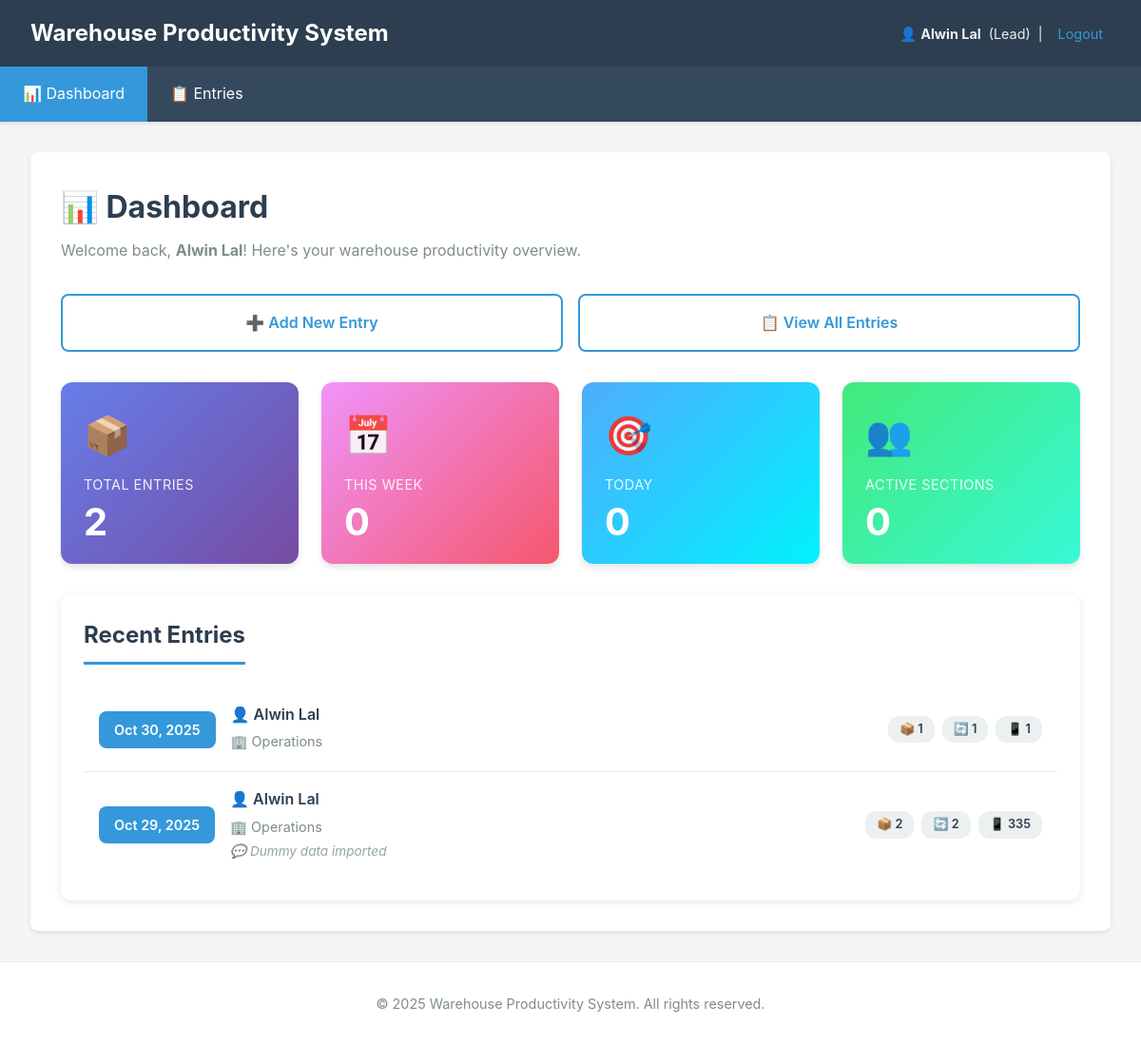
The app's page / (signed in) with its own data.
### productivity/models.py (models this page shows, shortened)
class User(AbstractUser):
    ROLE_CHOICES = [
        ('admin','Admin'),
        ('manager','Manager'),
        ('lead','Lead'),
        ('employee','Employee'),
    ]
    role = models.CharField(max_length=20, choices=ROLE_CHOICES, default='employee')
    sections = models.ManyToManyField('Section', blank=True, related_name='employees')

class ProductivityEntry(models.Model):
    lead = models.ForeignKey(User, limit_choices_to={'role':'employee'}, on_delete=models.CASCADE, related_name='entries')
    section = models.ForeignKey(Section, on_delete=models.PROTECT, related_name='entries')
    date = models.DateField()
    remarks = models.TextField(blank=True)
    created_at = models.DateTimeField(auto_now_add=True)
    bundle_opening = models.IntegerField(default=0)
    sorting = models.IntegerField(default=0)
    loading = models.IntegerField(default=0)
    sticker = models.PositiveIntegerField(default=0)
    scanning = models.PositiveIntegerField(default=0)
    put_away = models.PositiveIntegerField(default=0)
    picking = models.PositiveIntegerField(default=0)
    class Meta:
        unique_together = ('lead','section','date')
        ordering = ['-date','-created_at']

class Section(models.Model):
    name = models.CharField(max_length=200, unique=True)
    description = models.TextField(blank=True)

### productivity/views.py (the view)
# urls.py: path('', views.dashboard, name='dashboard'),
@login_required
def dashboard(request):
    user = request.user
    if role_check(user, ['admin','manager']):
        total_entries = ProductivityEntry.objects.count()
        entries_recent = ProductivityEntry.objects.all()[:10]
        sections = Section.objects.all()
    elif role_check(user, ['lead']):
        total_entries = ProductivityEntry.objects.filter(lead=user).count()
        entries_recent = ProductivityEntry.objects.filter(lead=user)[:10]
        sections = user.sections.all()
    else:
        total_entries = ProductivityEntry.objects.filter(section__in=user.sections.all()).count()
        entries_recent = ProductivityEntry.objects.filter(section__in=user.sections.all())[:10]
        sections = user.sections.all()
    return render(request, 'productivity/dashboard.html', {
        'total_entries': total_entries,
        'entries_recent': entries_recent,
        'sections': sections,
    })

### productivity/views.py (called while the page is built)
def role_check(user, roles):
    return user.is_authenticated and (user.role in roles or user.is_superuser)

### templates/productivity/dashboard.html (shortened to what this page needs)
{% extends 'productivity/base.html' %}
{% block content %}
<div class="dashboard-header">
    <h2>📊 Dashboard</h2>
    <p>Welcome back, <strong>{{ user.username }}</strong>! Here's your warehouse productivity overview.</p>
</div>
<div class="quick-actions">
    <a href="{% url 'entry_add' %}" class="quick-action-btn">
        ➕ Add New Entry
    </a>
    <a href="{% url 'entry_list' %}" class="quick-action-btn">
        📋 View All Entries
    </a>
</div>
<div class="stats-grid">
    <div class="stat-card blue">
        <div class="stat-card-icon">📦</div>
        <div class="stat-card-label">Total Entries</div>
        <div class="stat-card-value">{{ total_entries|default:0 }}</div>
    </div>
    <div class="stat-card green">
        <div class="stat-card-icon">📅</div>
        <div class="stat-card-label">This Week</div>
        <div class="stat-card-value">{{ entries_this_week|default:0 }}</div>
    </div>
    <div class="stat-card orange">
        <div class="stat-card-icon">🎯</div>
        <div class="stat-card-label">Today</div>
        <div class="stat-card-value">{{ entries_today|default:0 }}</div>
    </div>
    <div class="stat-card purple">
        <div class="stat-card-icon">👥</div>
        <div class="stat-card-label">Active Sections</div>
        <div class="stat-card-value">{{ active_sections|default:0 }}</div>
    </div>
</div>
<div class="recent-entries">
    <h3 class="section-title">Recent Entries</h3>
    {% if entries_recent %}
    <ul class="entries-list">
        {% for e in entries_recent %}
        <li class="entry-item">
            <div class="entry-date">
                {{ e.date|date:"M d, Y" }}
            </div>
            <div class="entry-details">
                <div class="entry-lead">👤 {{ e.lead.username }}</div>
                <div class="entry-section">🏢 {{ e.section.name }}</div>
                {% if e.remarks %}
                <div class="entry-remarks">💬 {{ e.remarks|truncatewords:15 }}</div>
                {% endif %}
            </div>
            <div class="entry-stats">
                {% if e.bundle_opening %}
                <span class="entry-stat-badge">📦 {{ e.bundle_opening }}</span>
                {% endif %}
                {% if e.sorting %}
                <span class="entry-stat-badge">🔄 {{ e.sorting }}</span>
                {% endif %}
                {% if e.scanning %}
                <span class="entry-stat-badge">📱 {{ e.scanning }}</span>
                {% endif %}
            </div>
        </li>
        {% endfor %}
    </ul>
    {% endif %}
</div>
{% endblock %}

### templates/productivity/base.html (shortened to what this page needs)
<!doctype html>
<html lang="en">
<head>
</head>
<body>
    <header class="header">
        <div class="header-content">
            <h1>Warehouse Productivity System</h1>
            <div class="user-info">
                {% if user.is_authenticated %}
                    <span>👤 <strong>{{ user.username }}</strong></span>
                    <span>({{ user.get_role_display }})</span>
                    <span>|</span>
                    <a href="{% url 'logout' %}">Logout</a>
                {% else %}
                    <a href="login/">Login</a> to continue
                {% endif %}
            </div>
        </div>
    </header>
    <nav class="nav">
        <ul id="navMenu">
            <li>
                <a href="{% url 'dashboard' %}"
                   {% if request.resolver_match.url_name == 'dashboard' %}class="active"{% endif %}>
                    📊 Dashboard
                </a>
            </li>
            <li>
                <a href="{% url 'entry_list' %}"
                   {% if request.resolver_match.url_name == 'entry_list' %}class="active"{% endif %}>
                    📋 Entries
                </a>
            </li>
        </ul>
    </nav>
    <div class="container">
        <main class="content">
            {% block content %}{% endblock %}
        </main>
    </div>
    <footer class="footer">
        <p>&copy; {% now "Y" %} Warehouse Productivity System. All rights reserved.</p>
    </footer>
</body>
</html>

### templates/productivity/base.html (style rules this page uses)
* { margin: 0; padding: 0; box-sizing: border-box; }
body { font-family: -apple-system, BlinkMacSystemFont, 'Segoe UI', Roboto, Oxygen, Ubuntu, Cantarell, sans-serif; line-height: 1.6; color: #333; background-color: #f5f5f5; min-height: 100vh; display: flex; flex-direction: column; }
.header { background-color: #2c3e50; color: white; padding: 1rem 2rem; box-shadow: 0 2px 4px rgba(0,0,0,0.1); }
.header-content { display: flex; justify-content: space-between; align-items: center; flex-wrap: wrap; gap: 0.5rem; }
.header h1 { font-size: 1.5rem; margin: 0; }
.user-info { font-size: 0.9rem; color: #ecf0f1; display: flex; align-items: center; gap: 0.5rem; flex-wrap: wrap; }
.user-info a { color: #3498db; text-decoration: none; transition: color 0.3s; padding: 0.25rem 0.5rem; }
.nav { background-color: #34495e; box-shadow: 0 2px 4px rgba(0,0,0,0.1); position: relative; }
.nav ul { list-style: none; display: flex; flex-wrap: wrap; margin: 0; padding: 0; }
.nav li { margin: 0; }
.nav a { display: block; padding: 1rem 1.5rem; color: white; text-decoration: none; transition: background-color 0.3s; white-space: nowrap; }
.nav a.active { background-color: #3498db; }
.container { max-width: 1400px; margin: 2rem auto; padding: 0 2rem; flex: 1; width: 100%; }
.content { background-color: white; padding: 2rem; border-radius: 8px; box-shadow: 0 2px 4px rgba(0,0,0,0.1); }
.footer { text-align: center; padding: 2rem; color: #7f8c8d; font-size: 0.9rem; background-color: white; border-top: 1px solid #e9ecef; }

### templates/productivity/dashboard.html (style rules this page uses)
.dashboard-header { margin-bottom: 2rem; }
.dashboard-header h2 { color: #2c3e50; font-size: 2rem; margin-bottom: 0.5rem; }
.dashboard-header p { color: #7f8c8d; font-size: 1rem; }
.stats-grid { display: grid; grid-template-columns: repeat(auto-fit, minmax(250px, 1fr)); gap: 1.5rem; margin-bottom: 2rem; }
.stat-card { background: linear-gradient(135deg, #667eea 0%, #764ba2 100%); color: white; padding: 1.5rem; border-radius: 12px; box-shadow: 0 4px 6px rgba(0,0,0,0.1); transition: transform 0.3s, box-shadow 0.3s; }
.stat-card.blue { background: linear-gradient(135deg, #667eea 0%, #764ba2 100%); }
.stat-card.green { background: linear-gradient(135deg, #f093fb 0%, #f5576c 100%); }
.stat-card.orange { background: linear-gradient(135deg, #4facfe 0%, #00f2fe 100%); }
.stat-card.purple { background: linear-gradient(135deg, #43e97b 0%, #38f9d7 100%); }
.stat-card-icon { font-size: 2.5rem; margin-bottom: 0.5rem; opacity: 0.9; }
.stat-card-label { font-size: 0.9rem; opacity: 0.9; margin-bottom: 0.5rem; text-transform: uppercase; letter-spacing: 0.5px; }
.stat-card-value { font-size: 2.5rem; font-weight: 700; line-height: 1; }
.section-title { font-size: 1.5rem; color: #2c3e50; margin-bottom: 1.5rem; padding-bottom: 0.5rem; border-bottom: 3px solid #3498db; display: inline-block; }
.recent-entries { background: white; border-radius: 12px; padding: 1.5rem; box-shadow: 0 2px 8px rgba(0,0,0,0.1); }
.entries-list { list-style: none; padding: 0; margin: 0; }
.entry-item { padding: 1rem; border-bottom: 1px solid #e9ecef; display: grid; grid-template-columns: auto 1fr auto; gap: 1rem; align-items: center; transition: background-color 0.2s; }
.entry-item:last-child { border-bottom: none; }
.entry-date { background: #3498db; color: white; padding: 0.5rem 1rem; border-radius: 8px; font-weight: 600; font-size: 0.9rem; text-align: center; min-width: 100px; }
.entry-details { flex: 1; }
.entry-lead { font-weight: 600; color: #2c3e50; font-size: 1rem; margin-bottom: 0.25rem; }
.entry-section { color: #7f8c8d; font-size: 0.9rem; margin-bottom: 0.25rem; }
.entry-remarks { color: #95a5a6; font-size: 0.85rem; font-style: italic; }
.entry-stats { display: flex; gap: 0.5rem; flex-wrap: wrap; }
.entry-stat-badge { background: #ecf0f1; padding: 0.25rem 0.75rem; border-radius: 12px; font-size: 0.8rem; color: #2c3e50; font-weight: 600; }
.quick-actions { display: grid; grid-template-columns: repeat(auto-fit, minmax(200px, 1fr)); gap: 1rem; margin-bottom: 2rem; }
.quick-action-btn { background: white; border: 2px solid #3498db; color: #3498db; padding: 1rem; border-radius: 8px; text-decoration: none; text-align: center; font-weight: 600; transition: all 0.3s; display: flex; align-items: center; justify-content: center; gap: 0.5rem; }

### records on screen
User: username "Alwin Lal", role "Lead"
ProductivityEntry: date "Oct 30, 2025", lead.username "Alwin Lal", section.name "Operations", bundle_opening "1", sorting "1", scanning "1"
ProductivityEntry: date "Oct 29, 2025", lead.username "Alwin Lal", section.name "Operations", remarks "Dummy data imported", bundle_opening "2", sorting "2", scanning "335"

### other values on screen
{{ total_entries|default:0 }} "2"
{{ entries_this_week|default:0 }} "0"
{{ entries_today|default:0 }} "0"
{{ active_sections|default:0 }} "0"
